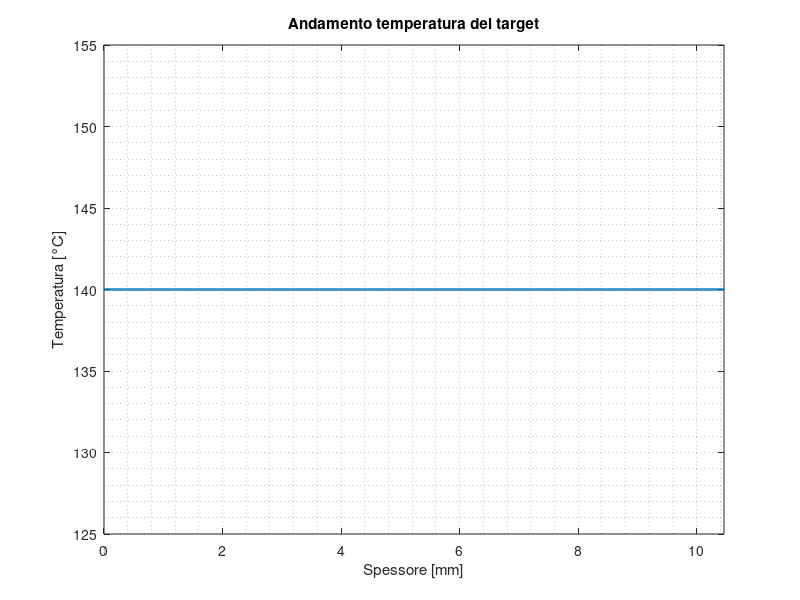

This chart was generated by the following MATLAB code: (Note: this script raises an error after producing the figure.)
%Codice finale ----- parete + vapore + plasma: vapour shielding,
%evaporazione del LM, ebollizione nucleata, proprietà dipendenti dalla temperatura

clear all
close all
clc

set(0,'DefaultAxesLineWidth',0.7)
set(0,'defaultlinelinewidth',2)
set(0,'DefaultAxesFontSize',10)

%% ipotesi
%PARETE
%ipotesi 1): proprietà non dipendenti dalla pressione;  
%ipotesi 2): flusso imposto minore del flusso critico, quindi sempre %ebollizione nucleata
%ipotesi 3): deflusso dell'acqua completamente sviluppato e a regime (invece la temperatura della parete evolve nel tempo)
%ipotesi 4): proprietà calcolate a Twater (e non alla temperatura media di
%uscita ed entrata)
%ipotesi 5): fattore f=0.5 dal Roccella per la media pesata delle proprietà
%della CPS
%ipotesi 6): no resistenza di contatto e no resistenza tra CuCrZr e tubo (solo convettiva)
%ipotesi 7): no interferenza tra i tubi e no shape factor del 2D

%modello 1D composto da CPS e CuCrZr. Parametri geometrici e
%termofluidodinamici dal paper di Roccella. La quotatura del pezzo, non
%ricavabile interamente dal paper, è stata completata attraverso la proporzione delle misure della figura sul paper 

%VAPORE
%1) tau e Lcloud parametri liberi

%modello 0D che descrive un bilancio di particelle

%PLASMA
%1) n_e_t calcolata a partire da n_e_u, Tet, Teu ipotizzando la conservazione della pressione
%2) peso atomico della miscela calcolato come media del peso atomico di
%deuterio e trizio
%3) la funzione di radiazione non dipende da tau. I dati sono stati presi
%per tau=1ms

%modello di Lengyel

%% Parete - proprietà termofisiche
Tw=140; %[°C]
Tin=Tw;  
LCuCrZr=8.46e-3; %[m]
LCPS=2e-3; %[m] 
Ltot=LCPS+LCuCrZr;
DD=8e-3; %[m]
vel=12; %[m/s]
delta=0.8e-3; %[m]   %twisted tape thickness (fonte: SOLPS-ITER simplified heat transfer model for plasma facing components, Stefano Carli)
diameter=4*(pi*(DD^2)/4-delta*DD)/(pi*DD+2*DD-2*delta);  %diametro idraulico (fonte: SOLPS-ITER simplified heat transfer model for plasma facing components, Stefano Carli)
speed=vel*(1+pi^2/4/4)^0.5; %velocità con twisted tape (fonte: SOLPS-ITER simplified heat transfer model for plasma facing components, Stefano Carli)
RR=8.314;  %costante dei gas

%acqua (saturated water @ Tw da Incropera); b:410K, t=420K:
cp_b=4.278e3; %[J/kg/K]
cp_t=4.302e3; %[J/kg/K]
rho_b=1/1.077*1e3; %[kg/m^3]
rho_t=1/1.088*1e3; %[kg/m^3]
mu_b=200e-6; %[N*s/m^2]
mu_t=185e-6; %[N*s/m^2]
kk_b=688e-3; %[W/m/K]
kk_t=688e-3; %[W/m/K]
Pr_b=1.24;
Pr_t=1.16; 

mu_f_water=@(T) 2.4638e-5*exp(4.42e-4*50+(4.703e3-50*0.9565)/RR/(T+273.15-140.3-50*1.24e-2));  %[Pa*s] %(fonte:Dependence of Water Viscosity on Temperature and Pressure, E. R. Likhachev)

cp_w=cp_b+(Tw+273.15-410)/(420-410)*(cp_t-cp_b); %[J/kg/K]
rho_w=rho_b+(Tw+273.15-410)/(420-410)*(rho_t-rho_b); %[kg/m^3]
mu_w=mu_b+(Tw+273.15-410)/(420-410)*(mu_t-mu_b); %[N*s/m^2]
kk_w=kk_b+(Tw+273.15-410)/(420-410)*(kk_t-kk_b); %[W/m/K]
Pr_w=Pr_b+(Tw+273.15-410)/(420-410)*(Pr_t-Pr_b);

%CuCrZr-da file forniti
rho_cucrzr=@(T) 8900.*(1 - 0.000003.*(7.20e-9.*T.^3 - 9.05e-6.*T.^2+6.24e-3.*T+1.66*1e1).*(T - 20)); %T in °C %[kg/m^3]
cp_cucrzr=@(T) 6.32e-6.*T.^2 + 9.49e-2.*T + 3.88e2;  %T in °C  %[J/kg/K]
kk_cucrzr=@(T) 2.11e-7.*T.^3-2.83e-4.*T.^2 + 1.38e-1.*T + 3.23e2;  %T in °C %[W/m/K]

%Sn-da file forniti
rho_sn=@(T) 6979-0.652.*(T+273.15-505.08); %T in °C  %[kg/m^3]
mu_sn=@(T) 1e-3*10.^(-0.408+343.4./(T+273.15));  %T in °C %[N*s/m^2]
kk_sn=@(T) 13.90+0.02868.*(T+273.15);  %T in °C %[W/m/K]
cp_sn=@(T) (9.97-9.15e-3.*(T+273.15)+6.5e-6.*(T+273.15).^2)/(118.71*1e-3)*4.184;  %T in °C  %[J/kg/K]

%W-da file forniti
rho_tung=@(T) 1e3.*(19.3027-2.3786e-4.*T-2.2448e-8.*T.^2); %T in °C  %[kg/m^3]
cp_tung=@(T) 128.308+3.2797e-2.*T-3.4097e-6.*T.^2; %T in °C  %[J/kg/K]
kk_tung=@(T) 174.9274-0.1067.*T+5.0067e-5.*T.^2-7.8349e-9.*T.^3; %T in °C %[W/m/K]

%CPS-proprietà ricavate attraverso una media pesata come dal paper fornito
%(Power handling of a liquid-metal based CPS structure under high steady-state heat and particle fluxes, Morgan et al.)
ff=0.5; 
kk_CPS_sn=@(T) ff*kk_sn(T)+(1-ff)*kk_tung(T); %[W/m/K]
rho_CPS_sn=@(T) ff*rho_sn(T)+(1-ff)*rho_tung(T);  %[kg/m^3]
cp_CPS_sn=@(T) ff*cp_sn(T)+(1-ff)*cp_tung(T); %[J/kg/K]

%% Parete - calcolo dei parametri per il coefficiente di scambio termico (HTC)
Re_w=rho_w*speed*diameter/mu_w;
pressure=5; %[MPa]
T_sat=263.8; %[°C] temperatura di saturazione a 5 MPa
factor=1.15; %fattore di correzione per twisted tape (fonte: SOLPS-ITER simplified heat transfer model for plasma facing components, Stefano Carli) 
hh_st=@(Twall) factor*kk_w/diameter*0.027*(Re_w^(4/5))*(Pr_w^(1/3))*(mu_w/mu_f_water(Twall))^0.14; %correlazione di Sieder-Tate modificata %[W/m^2/K]

%% evaporazione LM
eta=1.66;
fredep=0.9;
molecular_weight=118.71*1.66054*1e-27; %[kg] 
Boltzmann=1.38*1e-23; %[J/K]
Avogadro=6.022*1e23; %[mol^-1]
enthalpy=@(T) -1285.372+28.4512*(T+273.15); %[J/mol]  %da proprietà Sn
vapor_pressure=@(T) 101325*10^(5.262-15332/(T+273.15));  %[Pa]  %da proprietà Sn
molar_flux=@(T) eta*fredep*vapor_pressure(T)/sqrt(2*pi*molecular_weight*Boltzmann*(273.15+T))/Avogadro;  %[mol/m^2/s]

%% Parete - discretizzazione
%Discretizzazione nello spazio
dx=1e-5;
xx1=(0:dx:LCuCrZr)'; %pedice1=CuCrZr
ni=length(xx1); %nodo di interfaccia
xx2=(LCuCrZr+dx:dx:Ltot)'; %pedice2=CPS
xx=[xx1;xx2];
nn=length(xx);

%Discretizzazione nel tempo
dt=1e-1;

%Preallocazione matrice dei coefficienti
AA=zeros(nn,nn);

%% Vapore - funzione analitica
tau=1e-3; %[s]
Lcloud=2e-2; %[m]

nz_fun=@(tt,Nev) Nev*tau/Lcloud*(1-exp(-tt/tau));  %[m^-3] %concentrazione iniziale del vapore nulla

%% Plasma
%dati
gamma=7;  %da Stangeby, The Plasma Boundary of Magnetic Fusion Devices
kke_par0=2390; %[W/m/eV^7/2]  %da Stangeby, The Plasma Boundary of Magnetic Fusion Devices
q_par_u=1.6e9; %[W/m^2]  %da design DTT
nn_e_u=1.3e20; %[1/m^3]  %da design DTT
LL_par=18; %[m]  %da design DTT
mm=(3.01605+2.01309)*1.66054*1e-27/2;   %peso atomico (media D e T) [kg]
beta=pi/6; %[°] %inclinazione delle linee di campo rispetto al target, da design DTT
B_theta_B_u=1.7/6.2; %(B_theta/B)_u  %da design DTT
B_theta_B_u___B_theta_B_t=3;  %(B_theta/B)_u/%(B_theta/B)_t  %da design DTT
rapp_aree=sin(beta)*B_theta_B_u/B_theta_B_u___B_theta_B_t;

%coefficiente di mitigazione per il gas nobile
coeff_mitigazione=1.8; %!!!!!! usare questo coefficiente per vedere % stato stazionario oscillatorio
% coeff_mitigazione=4.2;  %!!!!!! usare questo coefficiente per vedere % stato stazionario asintotico

%lettura funzione di radiazione
matrice_dati=load('Sn_dati.dat');  %lettura dati della funzione di radiazione per Sn
vector=reshape(matrice_dati',[],1); %sistemo in un vettore
temp=vector(1:200);  %temperature
lz_fun=vector(201:end); %valore funzione di radiazione

%definizione funzioni
nn_e_t=@(Tet,Teu) nn_e_u*Teu/Tet;  %conservazione pressione
intervallo=@(xx,yy) (linspace(xx,yy,30000))';  %definisco una funzione che genera un intervallo dati gli estremi dell'intervallo in input
rad_fun=@(xx,yy) spline(temp,lz_fun,intervallo(xx,yy)).*(intervallo(xx,yy)>=1); %interpolo i dati in base all'intervallo che viene generato. La funzione vale 0 per Te<1 eV

%iterazioni
guess=[1e9;1;1000]; %guess iniziale 
guess_2=[1e7;0.01;150]; %guess iniziale 2---> per velocizzare la risoluzione del sistema nonlineare per il plasma conviene definire un nuovo guess iniziale, più vicino alla soluzione 
toll=1e-5;
max_iter=500;

%% Condizione iniziale
figure(1)
Tm=Tin*ones(nn,1);
time(1)=0;
flux(1)=q_par_u*rapp_aree/coeff_mitigazione;   %il flusso al target si ricava da q//,u attraverso il rapporto tra le aree ed è attenuato dall'effetto del gas nobile 
Tsurf(1)=Tm(end);
Tpeak=Tw;
Tprofile=Tm;

plot(xx*1e3,Tm,'displayname',['t_0'])
hold on
grid minor
xlim([0,xx(end)*1e3])
xlabel("Spessore [mm]")
ylabel("Temperatura [°C]")
title('Andamento temperatura del target')
set(gcf,'position',[150,150,1000,570])

%% Soluzione
%Metodo Eulero Implicito con Frozen Coefficients
ii=1;
precisione=1;
precisione_1=1;
while precisione>1e-3 && precisione_1>1e-3    %per arrivare alla periodicità/stato asintotico  
    %Matrice
    alpha=(kk_cucrzr(Tprofile)./(rho_cucrzr(Tprofile).*cp_cucrzr(Tprofile))).*(xx<=LCuCrZr)+(kk_CPS_sn(Tprofile)./(rho_CPS_sn(Tprofile).*cp_CPS_sn(Tprofile))).*(xx>LCuCrZr); %CPS con Sn
    aa=alpha*dt./dx^2;
    inferiore=[-aa(2:end);0];
    main=(1+2*aa);
    superiore=[0;-aa(1:end-1)];
    DD=[inferiore,main,superiore];
    AA=spdiags(DD,-1:1,nn,nn);

    %Calcolo del HTC-metodo iterativo con Newton
    tolerance=1e-6;
    funct=@(xx) hh_st(Tm(1))*(xx-Tw)-15500*((pressure^(1.156))*(1.8*abs(xx-T_sat))^(2.046/(pressure^0.0234))); %correlazione di Bergles-Rohsenow
    dfunct=@(xx) hh_st(Tm(1))-15500*(pressure^(1.156))*(2.046/(pressure^0.0234))*((1.8*abs(xx-T_sat))^(2.046/(pressure^0.0234)))*1.8;

    [T_ONB]=myNewton(funct,dfunct,T_sat+1,tolerance); %+1 perché la funzione non è definita in T_sat  

    if Tm(1)>T_ONB   %si ha ebollizione nucleata
        qq_st=hh_st(Tm(1))*(Tm(1)-Tw);
        qq_nb=1e6*(exp(pressure/8.7)*(Tm(1)-T_sat)/22.65)^2.8;  %correlazione di Thoms-CEA 
        qq_0=1e6*(exp(pressure/8.7)*(T_ONB-T_sat)/22.65)^2.8;

        qq_tot=sqrt(qq_st^2+(qq_nb^2)*((1-qq_0/qq_nb)^2));

        hh=qq_tot/(Tm(1)-Tw);
    else
        hh=hh_st(Tm(1));    %convezione con acqua monofase sottoraffreddata
    end

    %Condizioni al contorno

        %Robin primo nodo
        AA(1,1)=-(1+dx*hh/kk_cucrzr(Tprofile(1)));
        AA(1,2)=1;

        %Interfaccia
        AA(ni,ni-1)=kk_cucrzr(Tprofile(ni-1))/kk_CPS_sn(Tprofile(ni-1));  
        AA(ni,ni)=-1-kk_cucrzr(Tprofile(ni))/kk_CPS_sn(Tprofile(ni));
        AA(ni,ni+1)=1;

        %Neumann non omogenea
        AA(end,end-1)=-1;
        AA(end,end)=1;

        %Vettore termini noti
        bb=Tm;
        bb(1)=-Tw*hh*dx/kk_cucrzr(Tprofile(1));
        bb(ni)=0;
        bb(end)=(flux(ii)-molar_flux(Tm(end))*enthalpy(Tm(end)))*dx/kk_CPS_sn(Tprofile(end));        
        
        %Soluzione
        TT=AA\bb;
        
        if max(TT)>Tpeak
            Tpeak=max(TT);
            flag=1;
        else
            flag=0;
        end
                        
        if flag==0 
         precisione=norm(max(TT)-Tpeak)/norm(Tpeak-Tw);   %differenza tra i massimi di ogni periodo
        end
        
        precisione_1=norm(TT-Tm)/norm(TT-Tw);  %per lo stato asintotico
        
        ii=ii+1;
        time(ii)=time(ii-1)+dt;
        
        Tsurf(ii)=TT(end);
        Tprofile=Tm;   %Tprofile è il profilo di temperatura all'istante precedente, ma che a differenza di Tm non viene aggiornato. È preferibile valutare le proprietà a Tprofile e non a Tm per i frozen coefficients perché si ha periodicità
        
        %Calcolo concentrazione vapore
        nz=nz_fun(time(ii),molar_flux(TT(end))*Avogadro);
        
        %Plasma-soluzione del sistema nonlineare con il metodo di Newton
        qq_par=@(qq,Tet,Teu,TT) (abs(qq^2+2*kke_par0*nz/nn_e_t(Tet,Teu)*nn_e_u^2*Teu^2*trapz(TT,sqrt(TT).*spline(temp,lz_fun,TT).*(TT>=1))))^(1/2);  %funzione ausiliaria

        funx1=@(qq,Tet,Teu) qq-(abs(q_par_u^2-2*kke_par0*nz/nn_e_t(Tet,Teu)*nn_e_u^2*Teu^2*trapz(intervallo(Tet,Teu),sqrt(intervallo(Tet,Teu)).*rad_fun(Tet,Teu))))^(1/2);
        funx2=@(qq,Tet,Teu) qq-gamma*nn_e_u*Teu*(1.602e-19)/2*sqrt(2*Tet*(1.602e-19)/mm);
        funx3=@(qq,Tet,Teu) LL_par-kke_par0*trapz(intervallo(Tet,Teu),intervallo(Tet,Teu).^(5/2)./qq_par(qq,Tet,Teu,intervallo(Tet,Teu)));

        fun2a=@(x) [funx1(x(1),x(2),x(3));funx2(x(1),x(2),x(3));funx3(x(1),x(2),x(3))];  %vettore avente per righe le equazioni del sistema
        jfun2a=@(x) numerical_jacobian(fun2a,x,1e-6);
        
        if nz>1e21  %conviene usare guess_2
          [yy,err,residual,niter]=myNewton_Jac(fun2a,jfun2a,guess_2,toll,max_iter);
        else
          [yy,err,residual,niter]=myNewton_Jac(fun2a,jfun2a,guess,toll,max_iter); 
        end
        
        %Aggiornamento
        flux(ii)=yy(1)*rapp_aree/coeff_mitigazione;   %passo da q//,t a q''t
        Tm=TT;
        
        %Plot
        plot(xx*1e3,TT,'displayname',['t=' num2str(time(ii)) 's']);
        pause(0.01)
        legend('location','westoutside')
end

figure(2)
plot(time,flux*1e-6,'r')
grid minor
xlim([0,time(end)])
xlabel("Tempo [s]")
ylabel("Flusso termico [MW/m^2]")
title('Flusso al target q''''_t nel tempo')

figure(3)
plot(time,Tsurf)
grid minor
xlabel("Tempo [s]")
ylabel("Temperatura [K]")
xlim([0,time(end)])
title('Temperatura all''estremo alto del dominio nel tempo')

figure(4)
plot(xx*1e3,Tin*ones(size(xx)),'displayname',['t_0'])
hold on
plot(xx*1e3,Tprofile,'displayname',['t=' num2str(time(end-1)) 's'])
plot(xx*1e3,TT,'displayname',['t=' num2str(time(end)) 's'])
hold on
grid minor
xlim([0,xx(end)*1e3])
xlabel("Spessore [mm]")
ylabel("Temperatura [°C]")
title('Profili di temperatura del target')
legend('location','best')

%% andamento del HTC
temp=(130:310);
for ii=1:length(temp)
    funct=@(xx) hh_st(temp(ii))*(xx-Tw)-15500*((pressure^(1.156))*(1.8*abs(xx-T_sat))^(2.046/(pressure^0.0234)));
    dfunct=@(xx) hh_st(temp(ii))-15500*(pressure^(1.156))*(2.046/(pressure^0.0234))*((1.8*abs(xx-T_sat))^(2.046/(pressure^0.0234)))*1.8;

    [T_ONB]=myNewton(funct,dfunct,T_sat+1,toll); 
    
    if temp(ii)>T_ONB
        qq_st=hh_st(temp(ii))*(temp(ii)-Tw);
        qq_nb=1e6*(exp(pressure/8.7)*(temp(ii)-T_sat)/22.65)^2.8;    %Thoms-CEA correlation
        qq_0=1e6*(exp(pressure/8.7)*(T_ONB-T_sat)/22.65)^2.8;

        qq_tot=sqrt(qq_st^2+(qq_nb^2)*((1-qq_0/qq_nb)^2));

        hh=qq_tot/(temp(ii)-Tw);
    else
        hh=hh_st(temp(ii));
    end
    HTC(ii)=hh;
end
    
figure(5)
plot(temp,HTC*1e-3)
grid minor
xlim([temp(1),temp(end)])
xlabel("Temperatura [°C]")
ylabel("HTC [kW/m^2/K]")
title('HTC in funzione della temperatura interna del tubo')

%% Calcolo del flusso critico - correlazione di Tong75 modificata per twisted tape (da design ITER, fonte: SOLPS-ITER simplified heat transfer model for plasma facing components, Stefano Carli)
f_0=8/(Re_w^0.6)*(diameter/(12.7*1e-3))^0.32;
i_fg=1639.39e3; %calore latente di vaporizzazione a 5MPa [J/kg]
rho_v=26.67; %densità vapore a Tsat [kg/m^3]
J_a=cp_w*(T_sat-Tw)/i_fg*rho_w/rho_v;
Cf=1.67; %fattore di correzione - da design ITER, fonte: SOLPS-ITER simplified heat transfer model for plasma facing components, Stefano Carli

critical_flux=Cf*0.23*f_0*rho_w*speed*i_fg*(1+0.00216*((pressure/22.09)^1.8)*J_a*Re_w^0.5);

fprintf('Il flusso critico è %.2f [MW/m^2]\n',critical_flux*1e-6)
fprintf('Il flusso iniziale al target è %.2f [MW/m^2]\n',flux(1)*1e-6)


